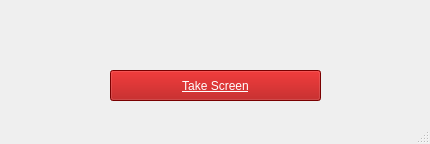
<?xml version="1.0" encoding="UTF-8"?>
<ui version="4.0">
 <class>MainWindow</class>
 <widget class="QMainWindow" name="MainWindow">
  <property name="geometry">
   <rect>
    <x>0</x>
    <y>0</y>
    <width>430</width>
    <height>144</height>
   </rect>
  </property>
  <property name="windowTitle">
   <string>Take</string>
  </property>
  <property name="windowIcon">
   <iconset>
    <normaloff>download.jpg</normaloff>download.jpg</iconset>
  </property>
  <property name="styleSheet">
   <string notr="true">background-color: qconicalgradient(cx:0.5, cy:0.5, angle:0, stop:0 rgba(35, 40, 3, 255), stop:0.16 rgba(136, 106, 22, 255), stop:0.225 rgba(166, 140, 41, 255), stop:0.285 rgba(204, 181, 74, 255), stop:0.345 rgba(235, 219, 102, 255), stop:0.415 rgba(245, 236, 112, 255), stop:0.52 rgba(209, 190, 76, 255), stop:0.57 rgba(187, 156, 51, 255), stop:0.635 rgba(168, 142, 42, 255), stop:0.695 rgba(202, 174, 68, 255), stop:0.75 rgba(218, 202, 86, 255), stop:0.815 rgba(208, 187, 73, 255), stop:0.88 rgba(187, 156, 51, 255), stop:0.935 rgba(137, 108, 26, 255), stop:1 rgba(35, 40, 3, 255));</string>
  </property>
  <widget class="QWidget" name="centralwidget">
   <widget class="QLabel" name="label">
    <property name="geometry">
     <rect>
      <x>170</x>
      <y>10</y>
      <width>91</width>
      <height>51</height>
     </rect>
    </property>
    <property name="styleSheet">
     <string notr="true">gridline-color: rgb(255, 255, 255);</string>
    </property>
    <property name="text">
     <string/>
    </property>
    <property name="pixmap">
     <pixmap>download.jpg</pixmap>
    </property>
    <property name="scaledContents">
     <bool>true</bool>
    </property>
   </widget>
   <widget class="QPushButton" name="pushButton">
    <property name="geometry">
     <rect>
      <x>110</x>
      <y>70</y>
      <width>211</width>
      <height>31</height>
     </rect>
    </property>
    <property name="toolTip">
     <string>&lt;html&gt;&lt;head/&gt;&lt;body&gt;&lt;p&gt;&lt;span style=&quot; font-weight:600; vertical-align:sub;color:#000000;&quot;&gt;Click Here&lt;/span&gt;&lt;/p&gt;&lt;/body&gt;&lt;/html&gt;</string>
    </property>
    <property name="styleSheet">
     <string notr="true">background-color: rgb(170, 0, 0);
font: 75 10pt &quot;MS Shell Dlg 2&quot;;
text-decoration: underline;
color: rgb(255, 255, 255);
font: 75 14pt &quot;MS Shell Dlg 2&quot;;
text-decoration: underline;</string>
    </property>
    <property name="text">
     <string>Take Screen</string>
    </property>
    <property name="shortcut">
     <string>Esc</string>
    </property>
   </widget>
  </widget>
  <widget class="QMenuBar" name="menubar">
   <property name="geometry">
    <rect>
     <x>0</x>
     <y>0</y>
     <width>430</width>
     <height>21</height>
    </rect>
   </property>
  </widget>
  <widget class="QStatusBar" name="statusbar"/>
 </widget>
 <resources/>
 <connections/>
</ui>
